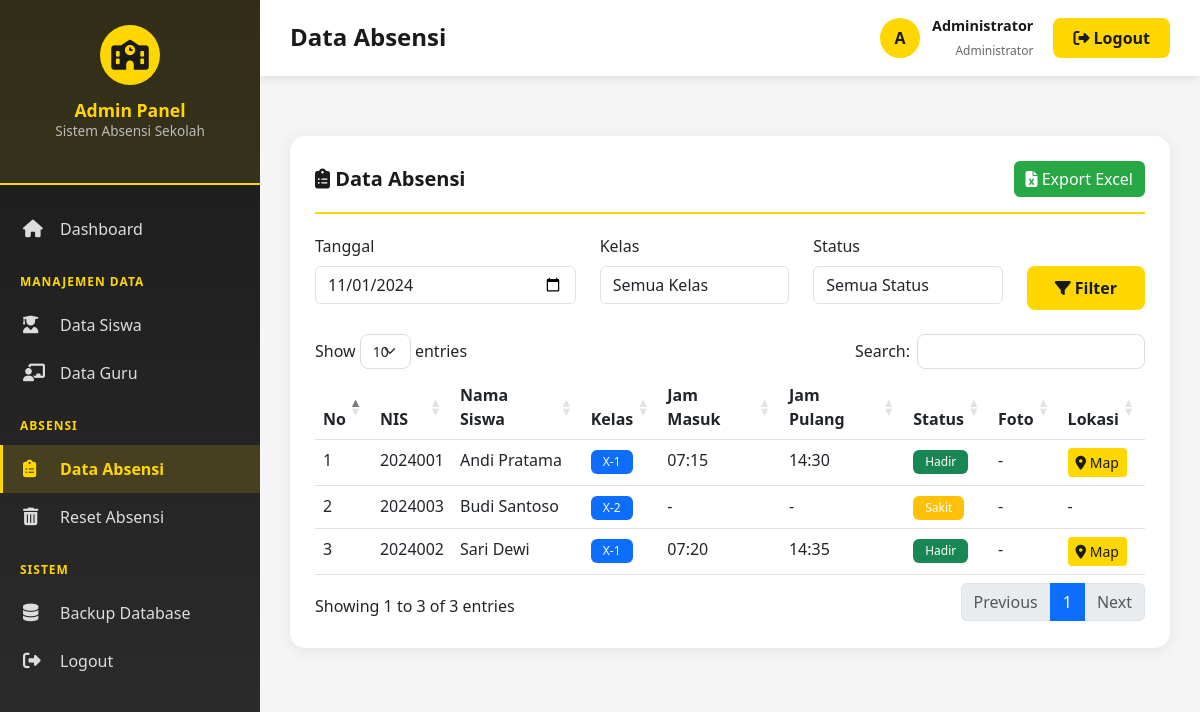
Screenshot of /admin/data_absensi.php?tanggal=2024-11-01 (signed in) with the database file from the repository.
### tables this page shows
CREATE TABLE `absensi_lengkap` (
  `id_absensi` int(11) NOT NULL,
  `id_siswa` int(11) NOT NULL,
  `tanggal` date NOT NULL,
  `jam_masuk` time DEFAULT NULL,
  `jam_pulang` time DEFAULT NULL,
  `foto_masuk` varchar(255) DEFAULT NULL,
  `foto_pulang` varchar(255) DEFAULT NULL,
  `lokasi` varchar(100) DEFAULT NULL,
  `keterangan` text DEFAULT NULL,
  `status` enum('Hadir','Izin','Sakit','Alfa') DEFAULT 'Hadir'
);

CREATE TABLE `siswa` (
  `id_siswa` int(11) NOT NULL,
  `nama_siswa` varchar(100) NOT NULL,
  `nis` varchar(20) NOT NULL,
  `kelas` varchar(20) NOT NULL,
  `username` varchar(50) NOT NULL,
  `password` varchar(255) NOT NULL,
  `jenis_kelamin` enum('L','P') NOT NULL,
  `tempat_lahir` varchar(50) DEFAULT NULL,
  `tanggal_lahir` date DEFAULT NULL,
  `alamat` text DEFAULT NULL,
  `no_telp` varchar(15) DEFAULT NULL,
  `email` varchar(50) DEFAULT NULL,
  `nama_wali` varchar(100) DEFAULT NULL,
  `no_telp_wali` varchar(15) DEFAULT NULL,
  `foto_profil` varchar(255) DEFAULT 'default.jpg'
);

### admin/data_absensi.php (the view, shortened to what this page needs)
<?php
require_once 'includes/header.php';
$filter_date = isset($_GET['tanggal']) ? $_GET['tanggal'] : date('Y-m-d');
$where = "WHERE a.tanggal = '$filter_date'";
$sql = "SELECT a.*, s.nama_siswa, s.nis, s.kelas
        FROM absensi_lengkap a
        JOIN siswa s ON a.id_siswa = s.id_siswa
        $where
        ORDER BY s.nama_siswa ASC";
$absensi = $conn->query($sql);
?>
<div class="table-card">
    <div class="table-header">
        <h5><i class="fas fa-clipboard-list"></i> Data Absensi</h5>
        <div>
            <a href="?<?php echo http_build_query(array_merge($_GET, ['export' => '1'])); ?>" class="btn btn-success">
                <i class="fas fa-file-excel"></i> Export Excel
            </a>
        </div>
    </div>
    <div class="row mb-4">
        <div class="col-md-4">
            <label class="form-label">Tanggal</label>
            <input type="date" id="filter_tanggal" class="form-control" value="<?php echo $filter_date; ?>">
        </div>
        <div class="col-md-3">
            <label class="form-label">Kelas</label>
            <select id="filter_kelas" class="form-control">
                <option value="">Semua Kelas</option>
            </select>
        </div>
        <div class="col-md-3">
            <label class="form-label">Status</label>
            <select id="filter_status" class="form-control">
                <option value="">Semua Status</option>
            </select>
        </div>
        <div class="col-md-2">
            <label class="form-label">&nbsp;</label>
            <button onclick="applyFilter()" class="btn btn-primary w-100">
                <i class="fas fa-filter"></i> Filter
            </button>
        </div>
    </div>
    <div class="table-responsive">
        <table class="table table-hover data-table">
            <thead>
                <tr>
                    <th>No</th>
                    <th>NIS</th>
                    <th>Nama Siswa</th>
                    <th>Kelas</th>
                    <th>Jam Masuk</th>
                    <th>Jam Pulang</th>
                    <th>Status</th>
                    <th>Foto</th>
                    <th>Lokasi</th>
                </tr>
            </thead>
            <tbody>
                <?php
                $no = 1;
                if ($absensi->num_rows > 0):
                    while($row = $absensi->fetch_assoc()):
                        $badge_class = '';
                        switch($row['status']) {
                            case 'Hadir': $badge_class = 'bg-success'; break;
                            case 'Sakit': $badge_class = 'bg-warning'; break;
                        }
                ?>
                    <tr>
                        <td><?php echo $no++; ?></td>
                        <td><?php echo $row['nis']; ?></td>
                        <td><?php echo $row['nama_siswa']; ?></td>
                        <td><span class="badge bg-primary"><?php echo $row['kelas']; ?></span></td>
                        <td><?php echo $row['jam_masuk'] ? date('H:i', strtotime($row['jam_masuk'])) : '-'; ?></td>
                        <td><?php echo $row['jam_pulang'] ? date('H:i', strtotime($row['jam_pulang'])) : '-'; ?></td>
                        <td><span class="badge <?php echo $badge_class; ?>"><?php echo $row['status']; ?></span></td>
                        <td>
                            <?php if ($row['foto_masuk']): ?>
                                <button class="btn btn-sm btn-info" onclick="showPhoto('<?php echo UPLOAD_URL . $row['foto_masuk']; ?>')">
                                    <i class="fas fa-image"></i> Lihat
                                </button>
                            <?php else: ?>
                                -
                            <?php endif; ?>
                        </td>
                        <td>
                            <?php if ($row['lokasi']): ?>
                                <button class="btn btn-sm btn-warning" onclick="showMap('<?php echo $row['lokasi']; ?>')">
                                    <i class="fas fa-map-marker-alt"></i> Map
                                </button>
                            <?php else: ?>
                                -
                            <?php endif; ?>
                        </td>
                    </tr>
                <?php
                    endwhile;
                else:
                ?>
                    <tr>
                        <td colspan="9" class="text-center">Tidak ada data absensi</td>
                    </tr>
                <?php endif; ?>
            </tbody>
        </table>
    </div>
</div>
<?php require_once 'includes/footer.php'; ?>

### admin/includes/header.php (style rules this page uses)
:root { --primary-yellow: #FFD700; --dark-yellow: #FFC700; --primary-black: #1a1a1a; --secondary-black: #2d2d2d; --sidebar-width: 260px; }
* { margin: 0; padding: 0; box-sizing: border-box; }
body { font-family: 'Segoe UI', Tahoma, Geneva, Verdana, sans-serif; background: #f5f5f5; }
.table-card { background: white; border-radius: 15px; padding: 25px; box-shadow: 0 2px 15px rgba(0,0,0,0.08); margin-top: 30px; }
.table-header { display: flex; justify-content: space-between; align-items: center; margin-bottom: 20px; padding-bottom: 15px; border-bottom: 2px solid var(--primary-yellow); }
.table-header h5 { margin: 0; color: var(--primary-black); font-weight: 600; }
.btn-primary { background: var(--primary-yellow); border: none; color: var(--primary-black); font-weight: 600; padding: 10px 20px; border-radius: 8px; transition: all 0.3s ease; }
.btn-success { background: #28a745; border: none; }
.btn-warning { background: var(--primary-yellow); color: var(--primary-black); border: none; }
.badge { padding: 6px 12px; border-radius: 6px; font-weight: 500; }

### rows the page displays
absensi_lengkap: id_siswa.nis "2024001", id_siswa.nama_siswa "Andi Pratama", id_siswa.kelas "X-1", jam_masuk "07:15", jam_pulang "14:30", status "Hadir"
absensi_lengkap: id_siswa.nis "2024003", id_siswa.nama_siswa "Budi Santoso", id_siswa.kelas "X-2", status "Sakit"
absensi_lengkap: id_siswa.nis "2024002", id_siswa.nama_siswa "Sari Dewi", id_siswa.kelas "X-1", jam_masuk "07:20", jam_pulang "14:35", status "Hadir"

### other values shown
$page_title "Data Absensi"
substr($_SESSION['admin_nama'], 0, 1) "A"
$_SESSION['admin_nama'] "Administrator"
